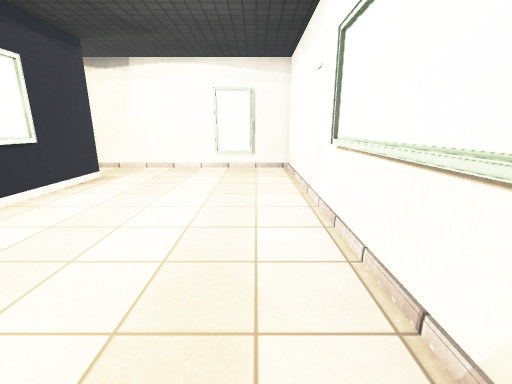
view 1 (above)

23 first-person views from a walk through a scene from a Unity 3-D project. The camera is 1.4 m above the floor, tilts 14° down and sees 90° across. The floor is counted in squares, 0.5 m on a side. Each view is taken from the middle of a square. On the plan, view 1 faces up. The plan holds only what a view shows up to about 19 squares ahead; the rest is blank. The place goes on beyond the plan. The player is left out. Door leaves are left out, so doorways stand open. Some surface patterns are stand-ins.

view 2
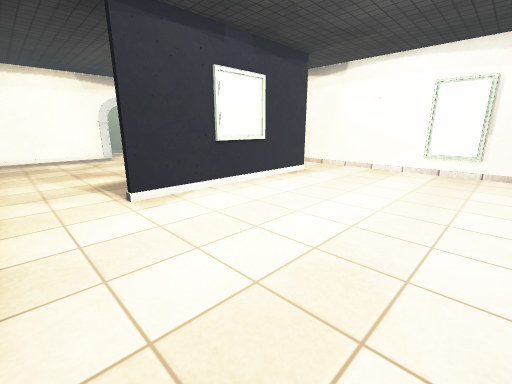

view 3
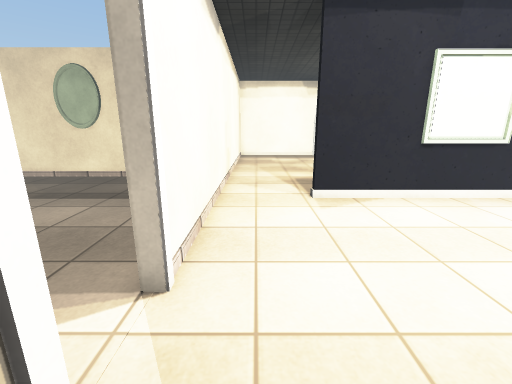

view 4
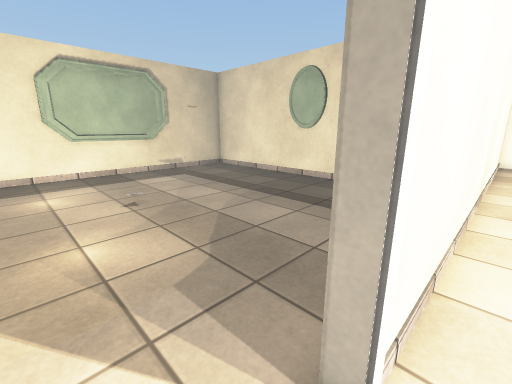

view 5
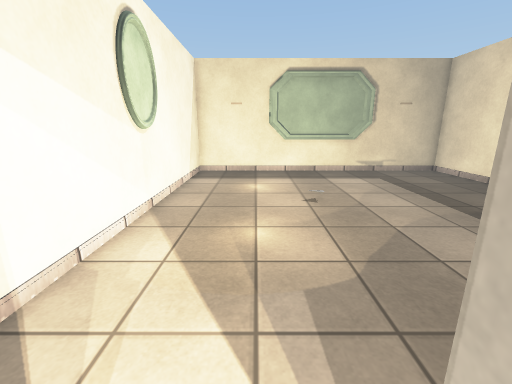

view 6
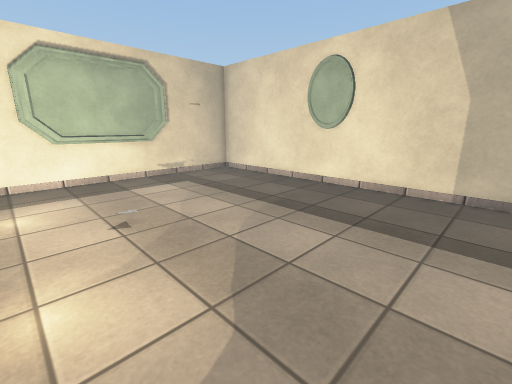

view 7
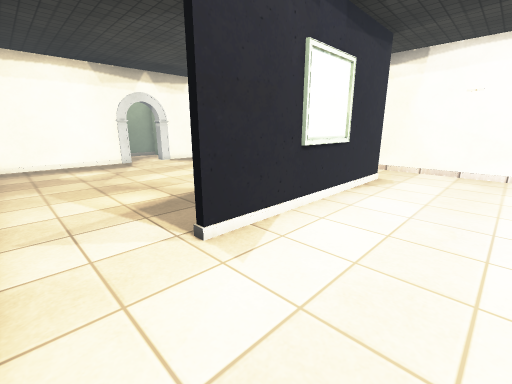

view 8
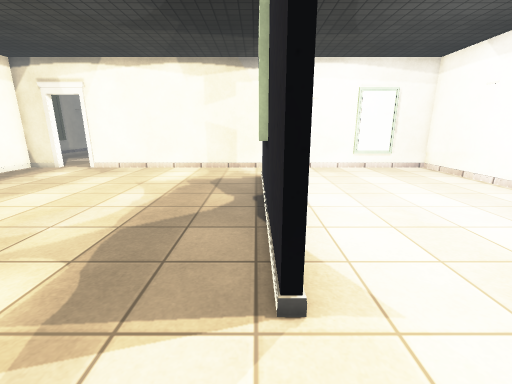

view 9
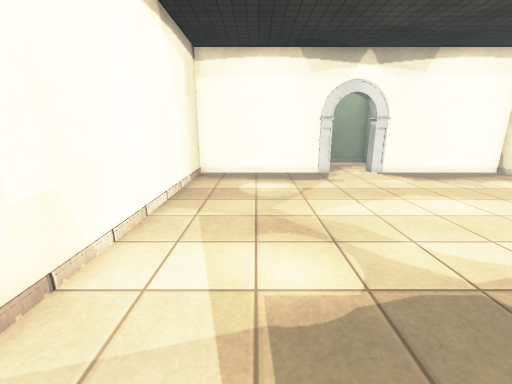

view 10
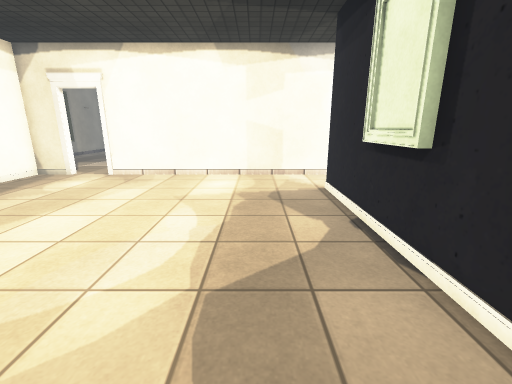

view 11
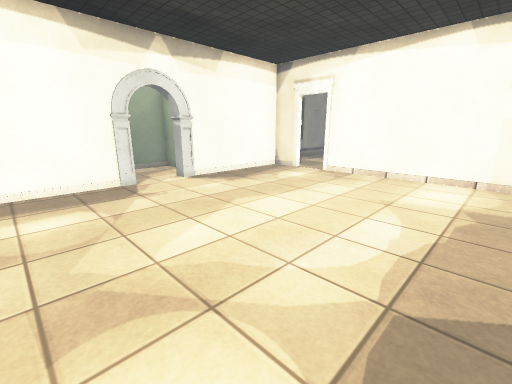

view 12
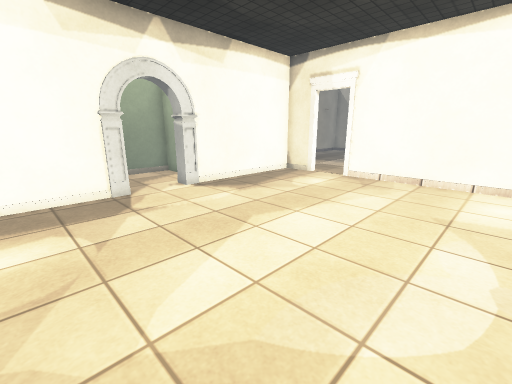

view 13
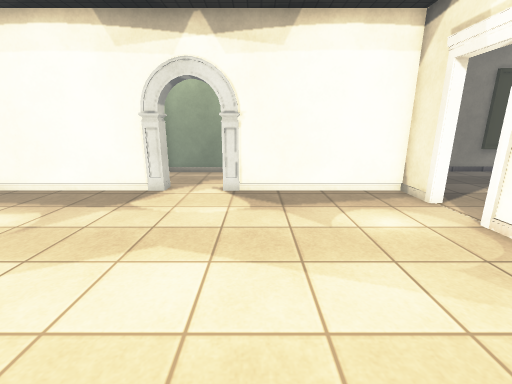

view 14
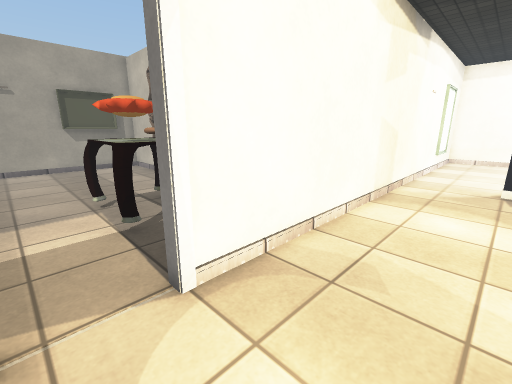

view 15
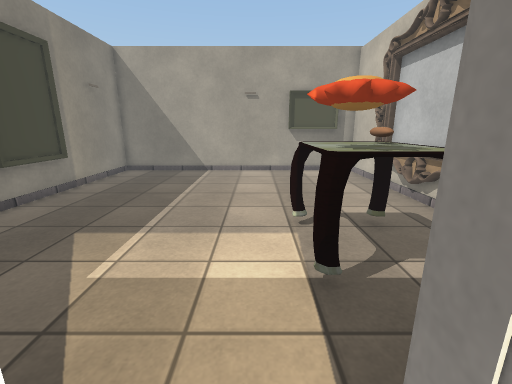

view 16
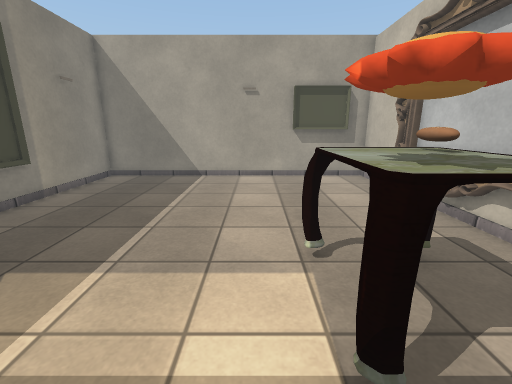

view 17
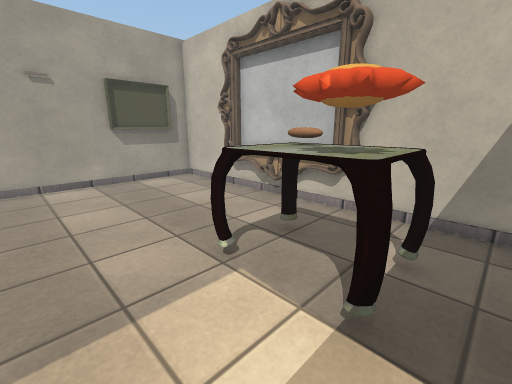

view 18
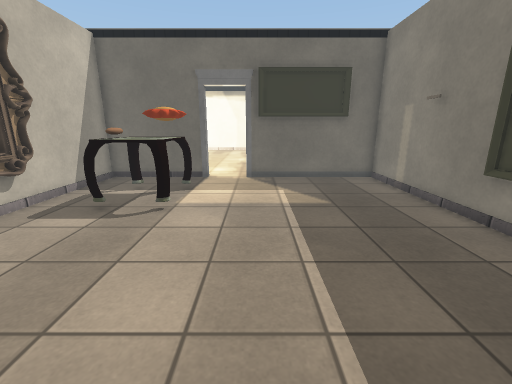

view 19
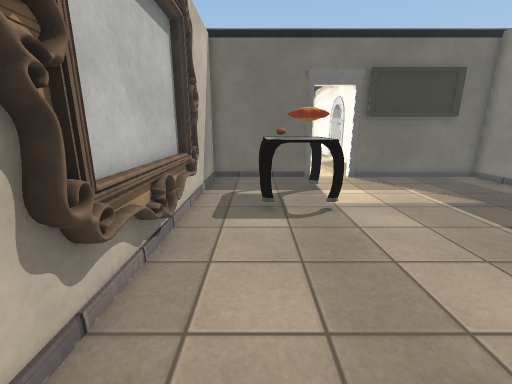

view 20
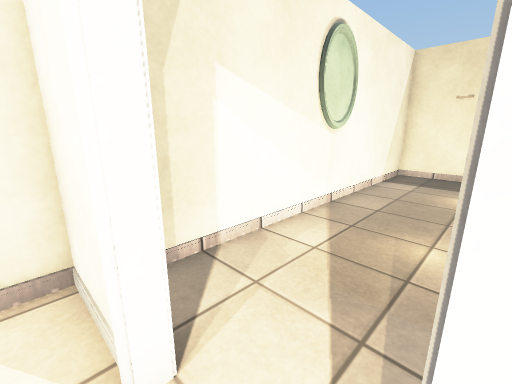

view 21
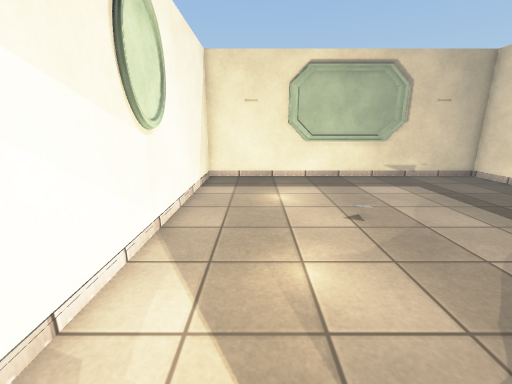

view 22
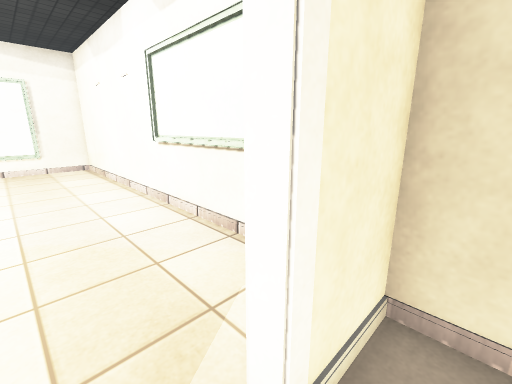

view 23
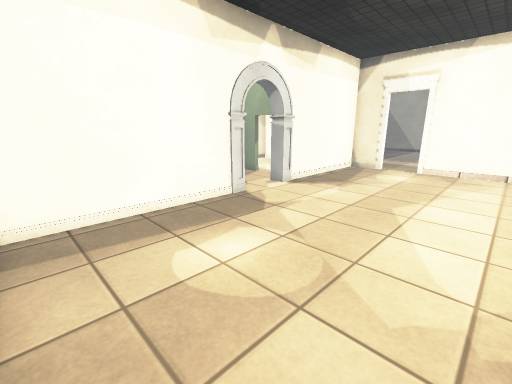

### Floor plan
Points are (right, up) in squares from view 1. A wall is a line through its corners. A room is listed if a view was taken in it or the views show most of it. See-through windows are left out.
Room 1 (views 1, 2, 3, 4, 5, 7, 8, 9, 20)
walls: (-9.3, 15.1) (-9.3, 3.4) (-9.6, 3.4); (2.4, 1.9) (2.4, 18.8) (-10.5, 18.8); (-0.7, -0.6) (2.4, -0.6) (2.4, 0.4); (-10.4, -0.6) (-2.9, -0.6)
ways out: open door at (-2, -1) to room 2; opening at (-9.5, 1.5) to room 3; opening at (-9.5, 17) to room 3
Room 2 (views 6, 21, 22)
walls: (-4.2, -17) (-3.1, -17.2); (-4.1, -17.3) (-3.5, -17); (-9.3, -16.9) (-8.7, -17.3); (-3.6, -17.3) (-3.1, -17); (-9.3, -17.2) (-8.4, -17.1) (-8.2, -17.4); (-9.6, -17.1) (-2.8, -17.1); (-14.1, -1.8) (-14.1, -17.3) (1.8, -17.3) (1.8, -1) (-0.7, -1)
ways out: open door at (-2, -1) to room 1
Room 3 (views 10, 11, 12, 13, 14, 15, 23)
walls: (-26.6, 7.8) (-26.6, -0.6) (-10.4, -0.6); (-26.4, 11.4) (-26.4, 10.5) (-27.4, 10.5); (-27.4, 7.8) (-26.4, 7.8) (-26.4, 6.9); (-9.9, 8) (-9.9, 10.6); (-9.6, 3.4) (-9.6, 15.1); (-24.4, 18.8) (-26.6, 18.8) (-26.6, 10.5); (-10.5, 18.8) (-22.2, 18.8)
ways out: opening at (-9.5, 1.5) to room 1; opening at (-9.5, 17) to room 1; open door at (-23, 19) to room 4; opening at (-27, 9.5)
Room 4 (views 16, 17, 18, 19)
walls: (-21.7, 23) (-22, 23.4); (-20.5, 22.3) (-21, 22.4) (-21.5, 22) (-21.6, 22.6); (-20.9, 21.9) (-21.4, 22.4) (-22.2, 22.9); (-17.1, 25) (-16.8, 25.5); (-22.2, 19.1) (-16.5, 19.1) (-16.5, 35.4) (-31.8, 35.4) (-31.8, 19.1) (-24.4, 19.1); (-17, 24.4) (-16.7, 25.1); (-16.8, 25) (-16.8, 31.5); (-17.1, 30.2) (-16.8, 31.5); (-16.8, 29.4) (-17, 31.2) (-16.8, 31.5); (-17, 30.6) (-16.8, 31.5); (-16.9, 30.6) (-16.7, 31); (-17, 31.3) (-16.7, 31.5)
low walls: (-17.1, 27.3) (-16.8, 28.4); (-17.1, 25.4) (-16.8, 28.3); (-16.8, 27.5) (-17.1, 28.4)
ways out: open door at (-23, 19) to room 3
objects: other object (-22, 22); other object (-22, 22) to (-19, 25); other object (-20, 24) to (-20, 25)

Where each view was taken, in squares from view 1:
view 1: 0 up, 0 right, facing up
view 2: 0 up, 1 right, facing up-left
view 3: 1 up, 1 right, facing left
view 4: 0 up, 1 left, facing down-left
view 5: 0 up, 2 left, facing down
view 6: 2 down, 2 left, facing down-left
view 7: 0 up, 4 left, facing up-left
view 8: 0 up, 10 left, facing up
view 9: 3 up, 10 left, facing left
view 10: 3 up, 13 left, facing up
view 11: 3 up, 13 left, facing up-left
view 12: 4 up, 15 left, facing up-left
view 13: 12 up, 15 left, facing left
view 14: 15 up, 24 left, facing up-right
view 15: 18 up, 23 left, facing up
view 16: 20 up, 23 left, facing up
view 17: 21 up, 25 left, facing up-right
view 18: 34 up, 25 left, facing down
view 19: 34 up, 19 left, facing down
view 20: 0 up, 3 left, facing down-right
view 21: 2 down, 1 left, facing down
view 22: 2 down, 2 left, facing up-right
view 23: 0 up, 18 left, facing up-left
